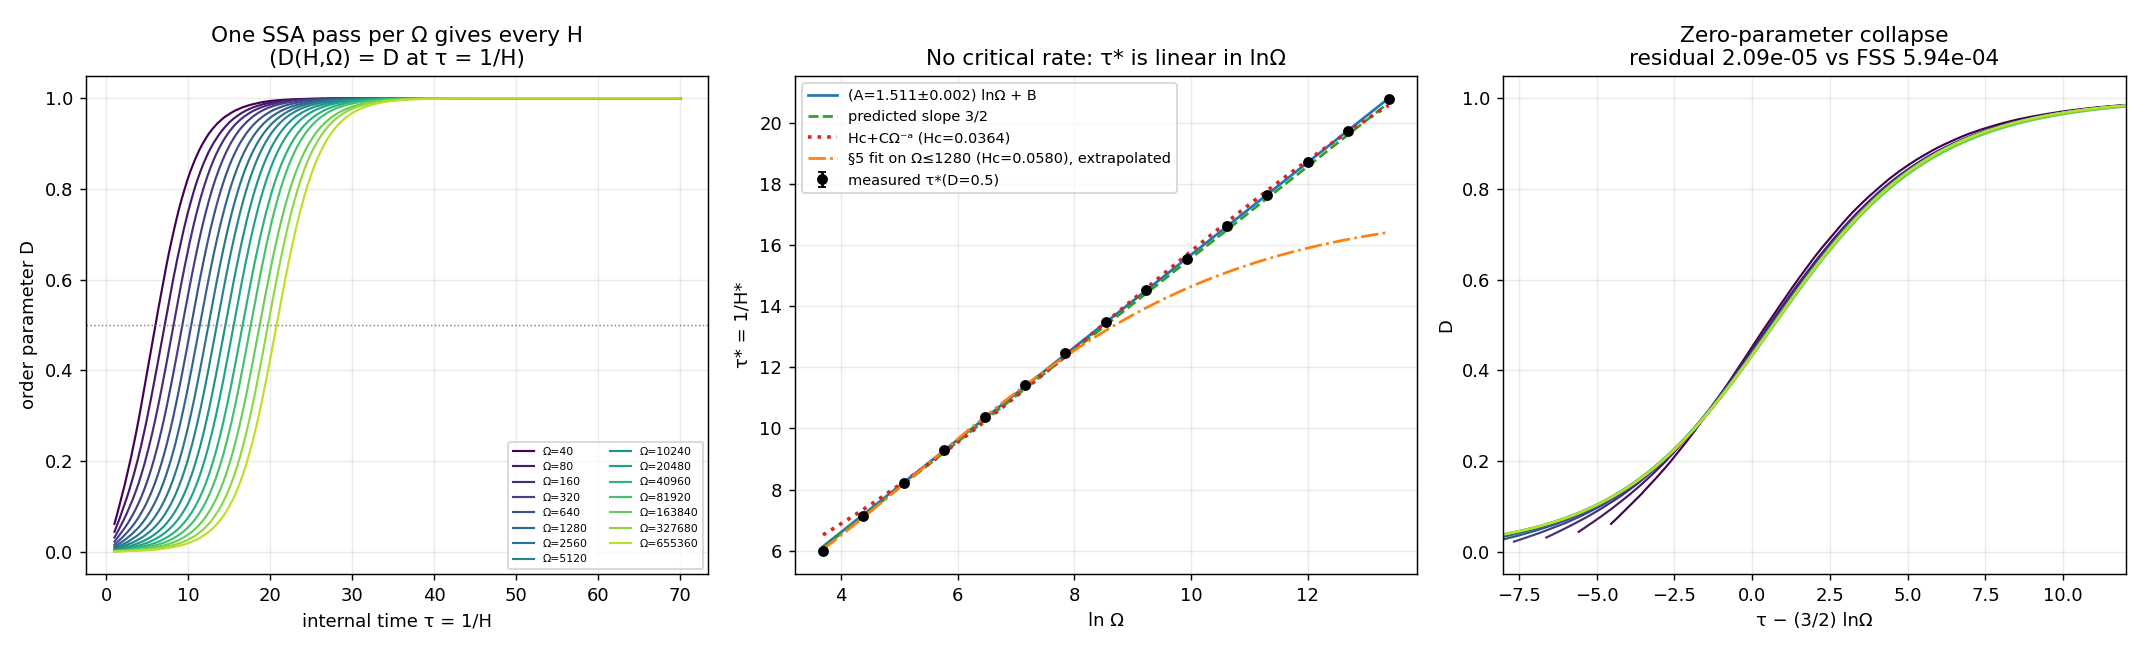

Recreate this plot in Python.
"""Is there a critical expansion rate? Extending FINDINGS Sec.5 by 128x in Omega.

Sec.5 fitted `D(H,Omega) = F((H-Hc)*Omega^a)` over Omega = 40..1280 and reported
Hc ~ 0.055, a ~ 0.38 -- "a genuine transition". `crnl/freezeout.py` shows the
expanding SSA is *exactly* ordinary SSA stopped at internal time tau = 1/H, so
D(H,Omega) is nothing but the AM consensus-time distribution read at 1/H. From a
symmetric start that time diverges logarithmically:

    d = x - y obeys d' = b*d EXACTLY, b -> 1/3, and d(0) ~ Omega^{-1/2} (shot
    noise), so  tau*(Omega) = (1/lambda) * (1/2) * ln Omega + O(1)
                            = (3/2) ln Omega + O(1),   lambda = 1/3.

Prediction, with no fitted parameter: **1/H*(Omega) = (3/2) ln Omega + B**, hence
**Hc = 0** -- no critical rate at all, and in the Omega -> infinity limit ANY
expansion freezes the decision. Sec.5's Hc > 0 should be a degeneracy of its 32x
range.

Three things are measured here, all from the same runs:

  1. tau*(Omega) at four crossing levels, out to Omega = 163840, with error bars
     from independent replicates. Log law (2 params) vs Hc + C Omega^-a (3).
  2. Curvature of tau* in ln Omega -- a positive Hc *must* bend it over toward
     the ceiling 1/Hc, so the curvature bounds Hc from above.
  3. A zero-parameter collapse D = F(tau - (3/2) ln Omega) scored against
     Sec.5's two-parameter FSS collapse by the same Bhattacharjee-Seno residual.

Bonus check with a different predicted number: the median *absorption* time
should scale as (5/2) ln Omega, because clearing the last molecules off the rail
adds its own ln Omega at unit rate on top of the (3/2) ln Omega of symmetry
breaking.

    python -m experiments.freezeout_law --quick
    python -m experiments.freezeout_law                 # ~1 h
"""

from __future__ import annotations

import argparse
import json
import os
import time

import numpy as np

from crnl.freezeout import (
    am_observables,
    am_order_exact,
    crossing_tau,
    deterministic_times,
    internal_clock_sweep,
    n_winner_observables,
)
from crnl.networks import approximate_majority, n_winner
from crnl.vectorized import compile_network

LEVELS = (0.25, 0.5, 0.75, 0.9)


def _start(omega: int, n_sym: int, bias: float = 0.0) -> list:
    """Start state. bias = 0 is symmetric; bias > 0 gives species 1 a head start.

    The distinction is the whole point of the biased control. From an EXACTLY
    symmetric start the seed of the decision is shot noise, size Omega^{-1/2}, so
    the decision time grows like ln Omega and H* -> 0. From a start with an
    Omega-INDEPENDENT margin the seed does not shrink, so the decision time is
    Omega-independent and H* tends to a positive constant. Same instrument, same
    network, opposite conclusions -- which is how you tell a critical point from a
    shrinking initial condition.

    `bias` is the pairwise margin (x1 - x_j)/(sum of committed) at n_sym = 2.
    """
    net = n_winner(n_sym) if n_sym > 2 else approximate_majority()
    n0 = np.zeros(len(net.species), dtype=np.int64)
    if not 0.0 <= bias < 1.0:
        raise ValueError(f"bias must be in [0, 1), got {bias}")
    lead = int(round(omega * (1.0 / n_sym + bias * (n_sym - 1) / n_sym)))
    lead = min(max(lead, 1), omega - (n_sym - 1))
    base, rem = divmod(omega - lead, n_sym - 1)
    n0[0] = lead
    n0[1:n_sym] = base
    n0[1:1 + rem] += 1
    return net, n0.tolist()


def run_rep(omega: int, taus, trials: int, rep: int, seed: int,
            n_sym: int = 2, bias: float = 0.0) -> dict:
    """One independent replicate at one Omega. The unit of parallelism."""
    net, n0 = _start(omega, n_sym, bias)
    comp = compile_network(net, omega)
    obs = am_observables if n_sym == 2 else n_winner_observables(n_sym)
    rng = np.random.default_rng([seed, omega, rep, n_sym, int(bias * 1e6)])
    out = internal_clock_sweep(comp, n0, taus, trials, rng, obs)
    return {"omega": int(omega), "rep": rep,
            "order": out["means"][0], "second": out["means"][1],
            "p_absorbed": out["p_absorbed"]}


def _worker(a):
    return run_rep(*a)


def combine(omega: int, reps_out: list, taus, trials: int, n_sym: int) -> dict:
    """Pool replicates; the scatter ACROSS replicates is the error bar.

    Replicate scatter rather than a within-run SEM, because tau* is a nonlinear
    functional of the whole curve and its grid points are correlated.
    """
    curves = np.array([r["order"] for r in reps_out])
    second = np.array([r["second"] for r in reps_out])
    absorbed = np.array([r["p_absorbed"] for r in reps_out])
    reps = len(reps_out)
    taustars = np.array([[crossing_tau(taus, c, L) for L in LEVELS]
                         for c in curves])
    tmeds = np.array([crossing_tau(taus, a, 0.5) for a in absorbed])
    return {
        "omega": int(omega), "n_sym": int(n_sym), "trials": trials, "reps": reps,
        "order": curves.mean(axis=0).tolist(),
        "order_sem": (curves.std(axis=0, ddof=1) / np.sqrt(reps)).tolist(),
        "p_absorbed": absorbed.mean(axis=0).tolist(),
        # AM: relic min(X,Y)/Omega.  n-winner: surviving committed species count,
        # which is what distinguishes a collective decision (all n still alive at
        # the crossing) from an extinction-driven one (several already gone).
        "second": second.mean(axis=0).tolist(),
        "tau_star": np.nanmean(taustars, axis=0).tolist(),
        "tau_star_sem": (np.nanstd(taustars, axis=0, ddof=1)
                         / np.sqrt(reps)).tolist(),
        "tau_absorb_median": float(np.nanmean(tmeds)),
        "tau_absorb_median_sem": float(np.nanstd(tmeds, ddof=1) / np.sqrt(reps)),
    }


# --------------------------------------------------------------------------- #
# analysis


def fit_log_law(omegas, taus, sems):
    """tau* = A ln Omega + B, weighted; A is the prediction under test (3/2)."""
    x = np.log(np.asarray(omegas, dtype=float))
    y = np.asarray(taus, dtype=float)
    w = 1.0 / np.maximum(np.asarray(sems, dtype=float), 1e-9) ** 2
    X = np.vstack([x, np.ones_like(x)]).T
    W = np.diag(w)
    cov = np.linalg.inv(X.T @ W @ X)
    beta = cov @ (X.T @ W @ y)
    resid = y - X @ beta
    chi2 = float(resid @ (w * resid))
    return {"A": float(beta[0]), "B": float(beta[1]),
            "A_sd": float(np.sqrt(cov[0, 0])), "B_sd": float(np.sqrt(cov[1, 1])),
            "chi2": chi2, "dof": len(x) - 2,
            "rms": float(np.sqrt(np.mean(resid ** 2)))}


def fit_power_law(omegas, taus, sems):
    """H* = Hc + C Omega^-a, fitted on tau* = 1/H* with the same weights."""
    from scipy.optimize import least_squares

    w = np.asarray(omegas, dtype=float)
    y = np.asarray(taus, dtype=float)
    s = np.maximum(np.asarray(sems, dtype=float), 1e-9)

    def resid(p):
        Hc, C, a = p
        return (1.0 / (Hc + C * w ** (-a)) - y) / s

    best = None
    for a0 in (0.15, 0.3, 0.45, 0.7):
        for hc0 in (1e-4, 0.01, 0.04, 0.06):
            try:
                r = least_squares(resid, [hc0, 0.5, a0],
                                  bounds=([0, 1e-6, 0.01], [1, 1e3, 4]))
            except Exception:
                continue
            if best is None or r.cost < best.cost:
                best = r
    Hc, C, a = best.x
    return {"Hc": float(Hc), "C": float(C), "a": float(a),
            "chi2": float(2 * best.cost), "dof": len(w) - 3,
            "ceiling_tau": float(1.0 / Hc) if Hc > 0 else float("inf")}


def curvature_test(omegas, taus, sems):
    """Quadratic term in ln Omega. A positive Hc forces tau* to bend DOWN."""
    x = np.log(np.asarray(omegas, dtype=float))
    x = x - x.mean()
    y = np.asarray(taus, dtype=float)
    w = 1.0 / np.maximum(np.asarray(sems, dtype=float), 1e-9) ** 2
    X = np.vstack([x ** 2, x, np.ones_like(x)]).T
    W = np.diag(w)
    cov = np.linalg.inv(X.T @ W @ X)
    beta = cov @ (X.T @ W @ y)
    return {"quad": float(beta[0]), "quad_sd": float(np.sqrt(cov[0, 0])),
            "sigma": float(beta[0] / np.sqrt(cov[0, 0]))}


def exact_route(omegas, tau_max: float, n_grid: int = 401) -> dict:
    """Second, independent route: solve the CME instead of sampling it.

    dp/dtau = Q^T p on the conserved simplex, so tau*(Omega) carries NO sampling
    error at all. Costs ~Omega^3 (states x matvecs), which caps it well below the
    SSA's reach -- the point is to confirm the SSA's tau* and the slope where both
    instruments overlap, not to extend the range.
    """
    out = []
    for w in omegas:
        t0 = time.time()
        # cost is ~Omega^3 * tau_max, so integrate only as far as the crossings
        # actually reach: 1.5 ln Omega is the prediction, +10 covers D = 0.9.
        span = min(tau_max, 1.5 * np.log(w) + 10.0)
        taus, curve = am_order_exact(int(w), span, n_grid)
        ts = [crossing_tau(taus[1:], curve[1:], L) for L in LEVELS]
        out.append({"omega": int(w), "tau_star": ts,
                    "seconds": round(time.time() - t0, 2)})
        print(f"  exact Ω={w:6d}  τ*(0.5) = {ts[LEVELS.index(0.5)]:7.4f}"
              f"   ({out[-1]['seconds']:.1f}s)")
    ws = [r["omega"] for r in out]
    fits = {}
    for i, L in enumerate(LEVELS):
        y = [r["tau_star"][i] for r in out]
        fits[str(L)] = fit_log_law(ws, y, [1e-6] * len(ws))
        print(f"  exact D={L}: A = {fits[str(L)]['A']:.4f}"
              f"  rms {fits[str(L)]['rms']:.4f}")
    return {"rows": out, "fits": fits}


#: FINDINGS Sec.6's measured H*(n) at Omega=160, D=0.5, from the EXPANDING sweep.
SEC6_HSTAR = {2: 0.121, 3: 0.110, 4: 0.101, 6: 0.089, 8: 0.079, 12: 0.074,
              16: 0.071}


def sec6_check(omega: int = 160, trials: int = 2000, reps: int = 4,
               tau_max: float = 60.0, seed: int = 7) -> dict:
    """Does the reduction reproduce Sec.6's own H*(n), with no expansion at all?

    Sec.6 measured H*(n) by running the *expanding* SSA at many H. If the time
    change is right, `1/H*(n)` must simply be the ORDINARY n-winner consensus
    time at the same Omega and level -- so measuring that and inverting it is a
    check of the reduction against a published table it never saw.
    """
    taus = np.geomspace(1.0, tau_max, 300)
    out = []
    for n, h6 in SEC6_HSTAR.items():
        net, n0 = _start(omega, n)
        comp = compile_network(net, omega)
        obs = am_observables if n == 2 else n_winner_observables(n)
        ts = [crossing_tau(taus, internal_clock_sweep(
                  comp, n0, taus, trials,
                  np.random.default_rng([seed, n, rep]), obs)["means"][0], 0.5)
              for rep in range(reps)]
        t = float(np.mean(ts))
        e = float(np.std(ts, ddof=1) / np.sqrt(reps))
        out.append({"n": n, "sec6_hstar": h6, "tau_star": t, "tau_star_sem": e,
                    "hstar": 1.0 / t, "ratio": t * h6})
    return {"omega": omega, "rows": out}


def extinction_check(n_sym: int, spec=None, trials: int = 2000,
                     seed: int = 31) -> dict:
    """Why the n-winner slope falls short of (2n-1)/2 at small Omega.

    The collective route needs all n committed species alive while the slow
    symmetry-breaking mode (rate lambda = 1/(2n-1)) grows. A species that
    fluctuates to zero is gone for good -- X_i is only regenerated by
    B + X_i -> 2X_i, which needs X_i > 0 -- and losing species decides the contest
    faster than lambda allows. So: how many are still alive when D crosses 0.5?
    Collective => ~n. Extinction-driven => well below n.
    """
    if spec is None:
        spec = [(60, 60), (120, 60), (240, 70), (480, 80), (960, 90),
                (3840, 110), (15360, 130), (46080, 150)]
    out = []
    for omega, tau_max in spec:
        net, n0 = _start(omega, n_sym)
        comp = compile_network(net, omega)
        taus = np.geomspace(1.0, tau_max, 300)
        r = internal_clock_sweep(comp, n0, taus, trials,
                                 np.random.default_rng([seed, n_sym, omega]),
                                 n_winner_observables(n_sym))
        ts = crossing_tau(taus, r["means"][0], 0.5)
        out.append({"omega": omega, "per_species": omega / (2 * n_sym - 1),
                    "tau_star": ts,
                    "alive_at_crossing": float(np.interp(ts, taus,
                                                         r["means"][1]))})
    return {"n_sym": n_sym, "trials": trials, "rows": out}


def fixed_H_table(rows, taus, hs=(0.1219, 0.0879, 0.055, 0.04)) -> dict:
    """The model-free half of the argument: D at FIXED H, as Omega grows.

    No fit is involved. If Hc > 0 then for H < Hc the system must still decide as
    Omega -> infinity, so D(H, Omega) must stay near 1. But at fixed internal time
    tau = 1/H the chain converges (Kurtz) to the mass-action ODE, which from an
    exactly symmetric start stays exactly symmetric -- so D(H, Omega) -> 0 for
    EVERY H > 0. Watching D fall monotonically toward 0 at a fixed H below Sec.5's
    claimed Hc is a direct refutation that needs no functional form at all.
    """
    out = {}
    for h in hs:
        out[str(h)] = [float(np.interp(1.0 / h, taus, r["order"])) for r in rows]
    return out


def width_and_exponent(rows, pow_old) -> dict:
    """Two more discriminators that need no functional form to be fitted.

    WIDTH. The log law translates the whole curve along 1/H without reshaping it,
    so the transition width measured in `1/H` is constant. FSS with `Hc > 0` cannot
    do that: its width in H goes like `Omega^-a` while `H*` saturates at `Hc`, so
    the width in `1/H` must collapse. Over Sec.5's own x32 range the two agree to
    ~1% -- which is why width was no discriminator there and is one now.

    EFFECTIVE EXPONENT. `-dlnH*/dlnOmega` is *constant* for any pure power law. The
    log law says it equals `A*H*` and therefore drifts to zero. No free parameter.
    """
    W = np.array([r["omega"] for r in rows], dtype=float)
    i25, i75 = LEVELS.index(0.25), LEVELS.index(0.75)
    tau = np.array([r["tau_star"][LEVELS.index(0.5)] for r in rows])
    width = np.array([r["tau_star"][i75] - r["tau_star"][i25] for r in rows])
    # what FSS with Sec.5's own parameters demands of that width
    H_fss = pow_old["Hc"] + pow_old["C"] * W ** (-pow_old["a"])
    w_fss = W ** (-pow_old["a"]) / H_fss ** 2
    a_eff = -np.diff(np.log(1.0 / tau)) / np.diff(np.log(W))
    a_log = 2.0 * 1.5 / (tau[:-1] + tau[1:])          # A*H* at the pair midpoint
    return {"omegas": W.tolist(), "width_tau": width.tolist(),
            "width_fss_shape": (w_fss / w_fss[0]).tolist(),
            "a_eff": a_eff.tolist(), "a_eff_log_law": a_log.tolist()}


def collapse_residual(coords, values):
    """Bhattacharjee-Seno residual, same estimator as freezeout_scaling.py."""
    u = np.concatenate(coords)
    d = np.concatenate(values)
    o = np.argsort(u)
    u, d = u[o], d[o]
    res, n = 0.0, 0
    for i in range(1, len(u) - 1):
        if u[i + 1] == u[i - 1]:
            continue
        f = (u[i] - u[i - 1]) / (u[i + 1] - u[i - 1])
        res += (d[i] - (d[i - 1] + (d[i + 1] - d[i - 1]) * f)) ** 2
        n += 1
    return res / max(n, 1)


def score_collapses(rows, taus, h_grid):
    """Zero-parameter shift collapse vs Sec.5's two-parameter FSS collapse.

    Both are scored on the SAME points -- D sampled at tau = 1/H over a common H
    grid -- with the same residual functional, so the comparison is like for like.
    """
    from scipy.optimize import minimize

    sample = []
    for r in rows:
        curve = np.interp(1.0 / h_grid, taus, r["order"])
        sample.append((float(r["omega"]), curve))

    def shift(A):
        return collapse_residual([(1.0 / h_grid) - A * np.log(w)
                                  for w, _ in sample], [c for _, c in sample])

    def fss(p):
        Hc, a = p
        if not (-1.0 < Hc < 1.0 and 0.0 <= a < 2.0):
            return 1e9            # keep Nelder-Mead out of the overflow corners
        return collapse_residual([(h_grid - Hc) * w ** a for w, _ in sample],
                                 [c for _, c in sample])

    best_fss = min((minimize(fss, x0, method="Nelder-Mead",
                             options={"xatol": 1e-5, "fatol": 1e-12})
                    for x0 in ([0.055, 0.38], [0.001, 0.15], [0.02, 0.25])),
                   key=lambda r: r.fun)
    best_shift = minimize(lambda p: shift(p[0]), [1.5], method="Nelder-Mead",
                          options={"xatol": 1e-5, "fatol": 1e-12})
    return {
        "shift_fixed_1.5": float(shift(1.5)),
        "shift_best": {"A": float(best_shift.x[0]), "residual": float(best_shift.fun)},
        "fss_best": {"Hc": float(best_fss.x[0]), "a": float(best_fss.x[1]),
                     "residual": float(best_fss.fun)},
    }


# --------------------------------------------------------------------------- #


def make_figure(rows, taus, fits, collapse, out_path):
    import matplotlib
    matplotlib.use("Agg")
    import matplotlib.pyplot as plt

    omegas = np.array([r["omega"] for r in rows], dtype=float)
    ts = np.array([r["tau_star"][LEVELS.index(0.5)] for r in rows])
    es = np.array([r["tau_star_sem"][LEVELS.index(0.5)] for r in rows])

    fig, axes = plt.subplots(1, 3, figsize=(16.5, 5))
    colors = plt.cm.viridis(np.linspace(0, 0.9, len(rows)))

    ax = axes[0]
    for c, r in zip(colors, rows):
        ax.plot(taus, r["order"], color=c, lw=1.2, label=f"Ω={r['omega']}")
    ax.axhline(0.5, color="grey", ls=":", lw=0.8)
    ax.set_xlabel("internal time τ = 1/H")
    ax.set_ylabel("order parameter D")
    ax.set_title("One SSA pass per Ω gives every H\n(D(H,Ω) = D at τ = 1/H)")
    ax.legend(fontsize=6, ncol=2)
    ax.grid(alpha=0.25)

    ax = axes[1]
    x = np.log(omegas)
    ax.errorbar(x, ts, yerr=es, fmt="o", ms=5, color="k", capsize=2,
                label="measured τ*(D=0.5)")
    xx = np.linspace(x.min(), x.max(), 100)
    ax.plot(xx, fits["log"]["A"] * xx + fits["log"]["B"], "-", color="C0",
            label=f"(A={fits['log']['A']:.3f}±{fits['log']['A_sd']:.3f}) lnΩ + B")
    ax.plot(xx, 1.5 * xx + fits["log"]["B"], "--", color="C2",
            label="predicted slope 3/2")
    p = fits["pow"]
    ax.plot(xx, 1.0 / (p["Hc"] + p["C"] * np.exp(-p["a"] * xx)), ":", color="C3",
            lw=2, label=f"Hc+CΩ⁻ᵃ (Hc={p['Hc']:.4f})")
    old = fits["pow_old_range"]
    ax.plot(xx, 1.0 / (old["Hc"] + old["C"] * np.exp(-old["a"] * xx)), "-.",
            color="C1", lw=1.5,
            label=f"§5 fit on Ω≤1280 (Hc={old['Hc']:.4f}), extrapolated")
    ax.set_xlabel("ln Ω")
    ax.set_ylabel("τ* = 1/H*")
    ax.set_title("No critical rate: τ* is linear in lnΩ")
    ax.legend(fontsize=8)
    ax.grid(alpha=0.25)

    ax = axes[2]
    for c, r in zip(colors, rows):
        ax.plot(taus - 1.5 * np.log(r["omega"]), r["order"], color=c, lw=1.2)
    ax.set_xlim(-8, 12)
    ax.set_xlabel("τ − (3/2) lnΩ")
    ax.set_ylabel("D")
    ax.set_title("Zero-parameter collapse\n"
                 f"residual {collapse['shift_fixed_1.5']:.2e} "
                 f"vs FSS {collapse['fss_best']['residual']:.2e}")
    ax.grid(alpha=0.25)

    fig.tight_layout()
    fig.savefig(out_path, dpi=130)
    print(f"wrote figure -> {out_path}")


def main():
    p = argparse.ArgumentParser(description=__doc__)
    p.add_argument("--omegas", type=int, nargs="+", default=None)
    p.add_argument("--trials", type=int, default=2500)
    p.add_argument("--reps", type=int, default=8)
    p.add_argument("--tau-max", type=float, default=70.0)
    p.add_argument("--tau-points", type=int, default=260)
    p.add_argument("--n-sym", type=int, default=2)
    p.add_argument("--bias", type=float, default=0.0,
                   help="Omega-independent initial pairwise margin (control: "
                        "with bias > 0, H* must NOT drift with Omega)")
    p.add_argument("--extinction-check", action="store_true",
                   help="how many committed species survive to the crossing "
                        "(n-winner only; explains the small-Omega shortfall)")
    p.add_argument("--sec6-check", action="store_true",
                   help="reproduce FINDINGS §6's H*(n) with a NON-expanding SSA")
    p.add_argument("--exact-omegas", type=int, nargs="*", default=None,
                   help="also solve the CME exactly at these Omega (cost ~Omega^3)")
    p.add_argument("--jobs", type=int, default=max(1, (os.cpu_count() or 2) - 1))
    p.add_argument("--seed", type=int, default=0)
    p.add_argument("--quick", action="store_true")
    p.add_argument("--from-data", action="store_true",
                   help="re-run the analysis on the saved sweep, no simulation")
    p.add_argument("--out", default=None)
    p.add_argument("--data", default=None)
    args = p.parse_args()

    tag = "" if args.n_sym == 2 else f"_n{args.n_sym}"
    if args.bias:
        tag += f"_bias{args.bias:g}"
    if args.out is None:
        args.out = os.path.join(os.path.dirname(__file__), f"freezeout_law{tag}.png")
    if args.data is None:
        args.data = os.path.join(os.path.dirname(__file__), os.pardir, "results",
                                 f"freezeout_law{tag}.json")
    if args.omegas is None:
        args.omegas = [40 * 2 ** k for k in range(13)]
    if args.quick:
        args.omegas, args.trials, args.reps = [40, 160, 640, 2560], 800, 4

    t0 = time.time()
    if args.from_data:
        with open(args.data) as fh:
            saved = json.load(fh)
        taus = np.array(saved["taus"])
        rows = saved["rows"]
        args.trials, args.reps = saved["trials"], saved["reps"]
        args.n_sym = rows[0].get("n_sym", args.n_sym)
        print(f"re-analysing {args.data}: {len(rows)} Ω x {args.reps} reps x "
              f"{args.trials} trials, n_sym={args.n_sym}")
    else:
        taus = np.geomspace(1.0, args.tau_max, args.tau_points)
        print(f"freeze-out law: {len(args.omegas)} Ω x {args.reps} reps x "
              f"{args.trials} trials, n_sym={args.n_sym}, bias={args.bias}, "
              f"jobs={args.jobs}")
        # biggest Omega first so the long pole starts immediately
        tasks = [(w, taus, args.trials, rep, args.seed, args.n_sym, args.bias)
                 for w in sorted(args.omegas, reverse=True)
                 for rep in range(args.reps)]
        if args.jobs > 1:
            import multiprocessing as mp
            with mp.Pool(min(args.jobs, len(tasks))) as pool:
                out = pool.map(_worker, tasks, chunksize=1)
        else:
            out = [_worker(t) for t in tasks]
        by = {}
        for r in out:
            by.setdefault(r["omega"], []).append(r)
        rows = [combine(w, by[w], taus, args.trials, args.n_sym)
                for w in sorted(by)]
        print(f"  sweep done in {time.time()-t0:.0f}s")

    omegas = [r["omega"] for r in rows]
    fits = {}
    print("\n   Ω      lnΩ   " + "  ".join(f"τ*({L})" for L in LEVELS)
          + "   τ_abs(med)")
    for r in rows:
        cells = "  ".join(f"{t:7.3f}" for t in r["tau_star"])
        print(f"{r['omega']:7d} {np.log(r['omega']):7.3f}  {cells}   "
              f"{r['tau_absorb_median']:7.3f}")

    if args.n_sym == 2 and not args.bias:
        print("\n-- LOCAL slope dτ*/dlnΩ, against the ODE route (both -> 3/2) --")
        i50 = LEVELS.index(0.5)
        # The ODE route cannot predict the seed AMPLITUDE, only its Omega^-1/2
        # scaling; t_level(s) = t_level(1) + 3 ln s, so one point calibrates it
        # and every slope stays a prediction.
        base = deterministic_times(rows[-1]["omega"])["t_level"]
        seed = float(np.exp((rows[-1]["tau_star"][i50] - base) / 3.0))
        print(f"   (ODE seed amplitude calibrated at Ω={rows[-1]['omega']}: "
              f"δ₀ = {seed:.3f}·Ω^-1/2; slopes are unaffected by it. The ODE "
              f"route\n    pins the LIMIT 3/2, not the size of the finite-Ω "
              f"excess -- a quenched\n    seed cannot reproduce continuous noise "
              f"injection at small Ω.)")
        print("     Ω pair        measured           ODE       Hc>0 needs -> 0")
        det = {r["omega"]: deterministic_times(r["omega"], seed_scale=seed)
               for r in rows}
        loc = []
        for a, b in zip(rows, rows[1:]):
            dl = np.log(b["omega"] / a["omega"])
            m = (b["tau_star"][i50] - a["tau_star"][i50]) / dl
            e = np.hypot(a["tau_star_sem"][i50], b["tau_star_sem"][i50]) / dl
            o = (det[b["omega"]]["t_level"] - det[a["omega"]]["t_level"]) / dl
            loc.append({"lo": a["omega"], "hi": b["omega"], "slope": float(m),
                        "sem": float(e), "ode": float(o)})
            print(f"  {a['omega']:6d}→{b['omega']:<7d}  {m:6.3f} ± {e:.3f}"
                  f"       {o:6.3f}")
        fits["local_slopes"] = loc
        fits["ode_seed_scale"] = seed
        print("   ODE offsets after calibration: "
              + "  ".join(f"{det[r['omega']]['t_level'] - r['tau_star'][i50]:+.2f}"
                          for r in rows))

    print("\n-- tau* = A lnΩ + B  (prediction A = 3/2) --")
    for i, L in enumerate(LEVELS):
        f = fit_log_law(omegas, [r["tau_star"][i] for r in rows],
                        [r["tau_star_sem"][i] for r in rows])
        fits[f"log_{L}"] = f
        print(f"  D={L}:  A = {f['A']:.4f} ± {f['A_sd']:.4f}   B = {f['B']:.3f}"
              f"   rms {f['rms']:.4f}   ({(f['A']-1.5)/f['A_sd']:+.1f}σ from 3/2)")
    fits["log"] = fits[f"log_{0.5}"]

    fa = fit_log_law(omegas, [r["tau_absorb_median"] for r in rows],
                     [max(r["tau_absorb_median_sem"], 1e-4) for r in rows])
    fits["log_absorb"] = fa
    print(f"  absorption median: A = {fa['A']:.4f} ± {fa['A_sd']:.4f}"
          f"   (prediction 5/2)")

    i50 = LEVELS.index(0.5)
    t50 = [r["tau_star"][i50] for r in rows]
    s50 = [r["tau_star_sem"][i50] for r in rows]
    fits["pow"] = fit_power_law(omegas, t50, s50)
    old = [j for j, w in enumerate(omegas) if w <= 1280]
    fits["pow_old_range"] = fit_power_law([omegas[j] for j in old],
                                          [t50[j] for j in old],
                                          [s50[j] for j in old])
    fits["curvature"] = curvature_test(omegas, t50, s50)
    print(f"\n-- Hc + C Ω^-a on the FULL range: Hc = {fits['pow']['Hc']:.5f}, "
          f"a = {fits['pow']['a']:.3f}, chi2/dof = "
          f"{fits['pow']['chi2']/max(fits['pow']['dof'],1):.2f}"
          f"   (log law chi2/dof = "
          f"{fits['log']['chi2']/max(fits['log']['dof'],1):.2f})")
    print(f"-- same fit restricted to Ω ≤ 1280: Hc = "
          f"{fits['pow_old_range']['Hc']:.5f}, a = {fits['pow_old_range']['a']:.3f}"
          f"  -> predicts τ*(Ω={omegas[-1]}) = "
          f"{1.0/(fits['pow_old_range']['Hc'] + fits['pow_old_range']['C']*omegas[-1]**-fits['pow_old_range']['a']):.2f}"
          f", measured {t50[-1]:.2f}")
    c = fits["curvature"]
    print(f"-- curvature of τ* in lnΩ: {c['quad']:+.4f} ± {c['quad_sd']:.4f} "
          f"({c['sigma']:+.1f}σ); a positive Hc requires it to be negative")

    we = width_and_exponent(rows, fits["pow_old_range"])
    print("\n-- transition WIDTH in 1/H (log law: constant; Hc>0: must shrink) --")
    print("        Ω   τ*(.75)−τ*(.25)   what FSS with §5's own params demands")
    for w, m, f in zip(we["omegas"], we["width_tau"], we["width_fss_shape"]):
        print(f"  {int(w):7d}   {m:11.2f}       {f * we['width_tau'][0]:11.2f}")
    print("\n-- effective exponent −dlnH*/dlnΩ (a pure power law: CONSTANT) --")
    print("     Ω pair          measured    log law A·H* (no free parameter)")
    for i, (a, b) in enumerate(zip(we["a_eff"], we["a_eff_log_law"])):
        print(f"  {int(we['omegas'][i]):7d}→{int(we['omegas'][i + 1]):<8d}  "
              f"{a:8.3f}    {b:8.3f}")

    fixed = fixed_H_table(rows, taus)
    print("\n-- D at FIXED H as Ω grows (no fit; §5 claims Hc ≈ 0.055) --")
    print("      Ω   " + "  ".join(f"H={h:<7}" for h in fixed))
    for i, r in enumerate(rows):
        print(f"  {r['omega']:7d}  "
              + "  ".join(f"{fixed[h][i]:7.4f}  " for h in fixed))

    h_grid = 1.0 / np.geomspace(4.0, 40.0, 60)[::-1]
    collapse = score_collapses(rows, taus, h_grid)
    print(f"\n-- collapse residuals (lower is better, same estimator) --")
    print(f"  shift, A fixed at 3/2 (0 params): {collapse['shift_fixed_1.5']:.4e}")
    print(f"  shift, A fitted   (1 param):      "
          f"{collapse['shift_best']['residual']:.4e}  (A={collapse['shift_best']['A']:.3f})")
    print(f"  §5 FSS            (2 params):     "
          f"{collapse['fss_best']['residual']:.4e}  "
          f"(Hc={collapse['fss_best']['Hc']:.4f}, a={collapse['fss_best']['a']:.3f})")

    extinct = None
    if args.extinction_check:
        if args.n_sym < 3:
            raise SystemExit("--extinction-check needs --n-sym >= 3")
        print(f"\n-- committed species alive when D crosses 0.5 (n={args.n_sym}) --")
        extinct = extinction_check(args.n_sym)
        print("      Ω   Ω/(2n−1)   τ*(0.5)   alive/n")
        for r in extinct["rows"]:
            print(f"  {r['omega']:6d}   {r['per_species']:8.1f}   "
                  f"{r['tau_star']:7.2f}   "
                  f"{r['alive_at_crossing']/args.n_sym:6.3f}"
                  f"   ({r['alive_at_crossing']:.2f} of {args.n_sym})")

    sec6 = None
    if args.sec6_check:
        print("\n-- §6's H*(n) from an ORDINARY (non-expanding) SSA at Ω=160 --")
        sec6 = sec6_check()
        print("   n   §6 H*    1/τ* here    τ* measured        ratio τ*·H*_§6")
        for r in sec6["rows"]:
            print(f" {r['n']:3d}   {r['sec6_hstar']:.4f}   {r['hstar']:.4f}     "
                  f"{r['tau_star']:6.3f} ± {r['tau_star_sem']:.3f}     "
                  f"{r['ratio']:.3f}")

    exact = None
    if args.exact_omegas:
        print("\n-- exact CME route (no sampling error) --")
        exact = exact_route(args.exact_omegas, args.tau_max)
        ssa = {r["omega"]: r for r in rows}
        print("     Ω     exact τ*    SSA τ*            diff")
        for r in exact["rows"]:
            s = ssa.get(r["omega"])
            if s is None:
                continue
            i = LEVELS.index(0.5)
            print(f"  {r['omega']:6d}  {r['tau_star'][i]:9.4f}  "
                  f"{s['tau_star'][i]:7.4f} ± {s['tau_star_sem'][i]:.4f}   "
                  f"{r['tau_star'][i]-s['tau_star'][i]:+.4f}")

    os.makedirs(os.path.dirname(os.path.abspath(args.data)), exist_ok=True)
    with open(args.data, "w") as fh:
        json.dump({"taus": taus.tolist(), "levels": list(LEVELS),
                   "rows": rows, "fits": fits, "collapse": collapse,
                   "exact": exact, "fixed_H": fixed, "bias": args.bias,
                   "sec6": sec6, "extinction": extinct, "width_exponent": we,
                   "trials": args.trials, "reps": args.reps}, fh)
    print(f"\nwrote data -> {args.data}   (total {time.time()-t0:.0f}s)")
    make_figure(rows, taus, fits, collapse, args.out)


if __name__ == "__main__":
    main()
